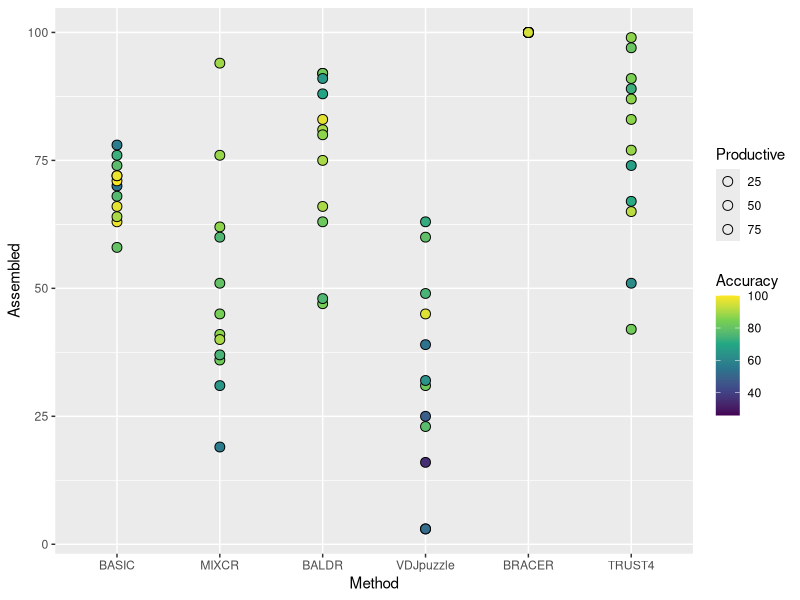
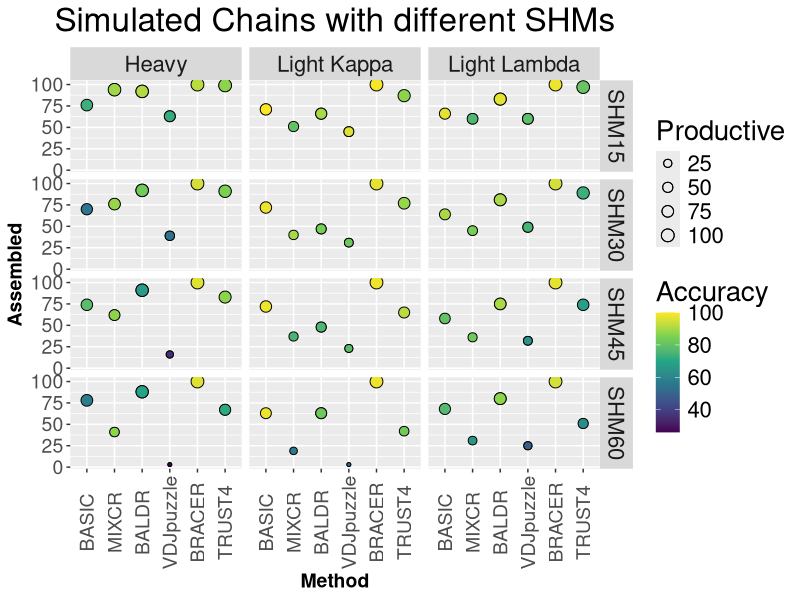
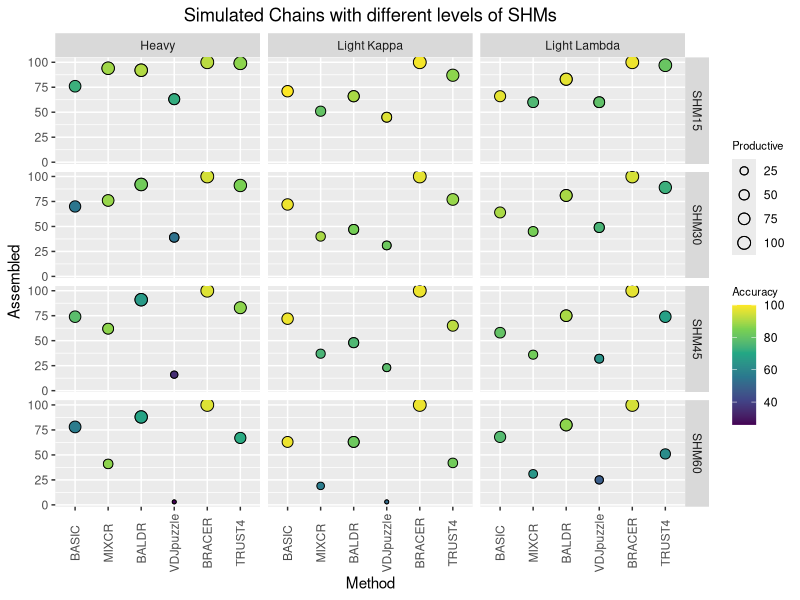
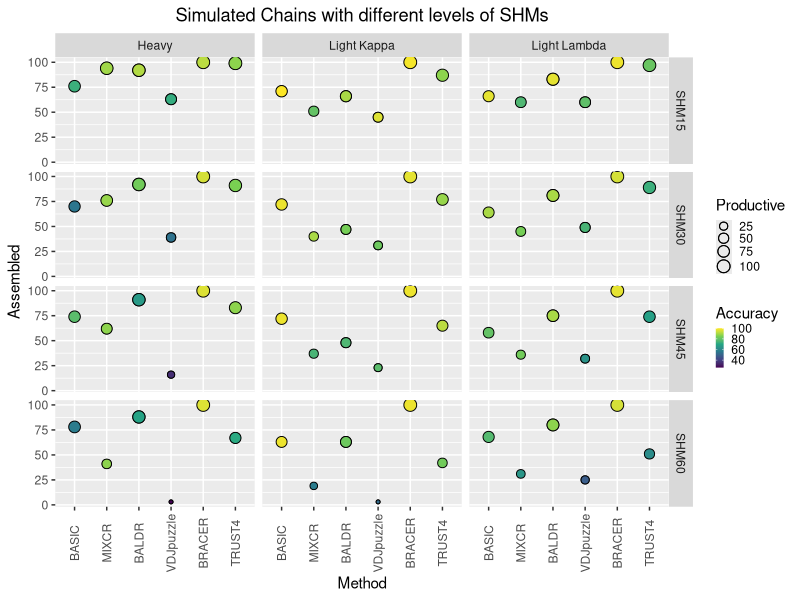
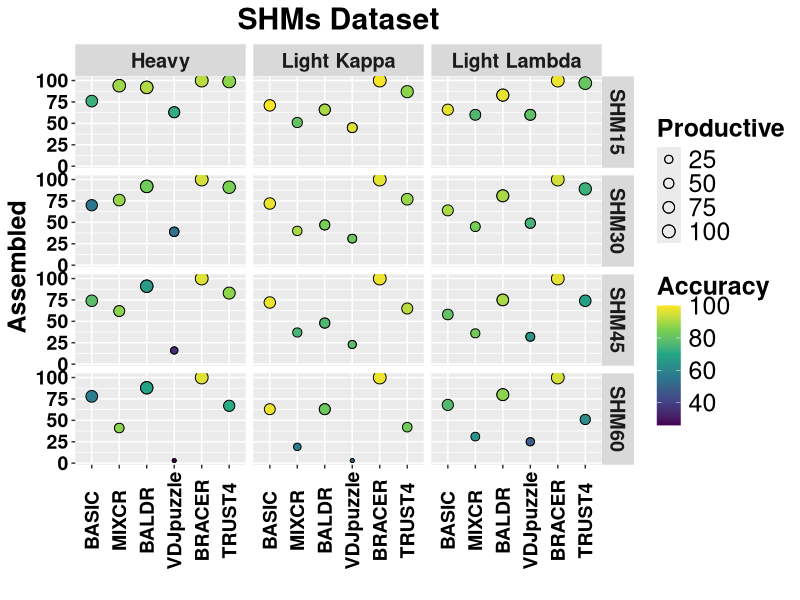

Generate these figures, in order, with R:

#Reproduction figure 4

rm(list = ls())
library(ggplot2)
library(tidyr)
library(dplyr)
library("RColorBrewer")

#input file is within this folder
accuracy <- read.table("Master_Table_shm.tsv",header=T,sep="\t")
head(accuracy)
colnames(accuracy)[1] <- "SHMs"
accuracy$SHMs <- factor(accuracy$SHMs, levels=c("SHM15", "SHM30", "SHM45", "SHM60"))
accuracy$Chain <- factor(accuracy$Chain, levels=c("Heavy", "Light Kappa","Light Lambda"))
accuracy$Method <- factor(accuracy$Method, levels=c("BASIC", "MIXCR", "BALDR", "VDJpuzzle","BRACER","TRUST4"))
accuracy$Percentage_Assembled <- (accuracy$Assembled/accuracy$Total_chains)*100
accuracy$Percentage_Productive <- (accuracy$Productive/accuracy$Total_chains)*100
accuracy$Accuracy <- as.numeric(accuracy$Accuracy)*100
accuracy$Percentage_Assembled <- as.numeric(accuracy$Percentage_Assembled)
accuracy$Percentage_Productive <- as.numeric(accuracy$Percentage_Productive)

names(accuracy)[3] <- "Assembled_2"
names(accuracy)[4] <- "Assembled"
names(accuracy)[5] <- "Productive_2"
names(accuracy)[6] <- "Productive"
p1 <- ggplot(data = accuracy,
             aes(x = Method, y = Assembled,size=Productive,shape=Accuracy)) +
  geom_point(aes(size = Productive, fill = Accuracy), shape = 21) +
  scale_fill_viridis_c() +
  scale_size_continuous(range = c(3, 3))

p1
# parsing ok but facet labels are on two different rows
p2 <- p1 +
  facet_grid(SHMs ~ Chain)+ 
  theme(axis.text.x=element_text(angle = 90, vjust = 0.5))+ggtitle(label="Simulated Chains with different levels of SHMs")+theme(plot.title = element_text(hjust = 0.5))+
  geom_point(aes(size = Assembled, fill = Accuracy), shape = 21) +
  scale_fill_viridis_c()+  scale_size_continuous(range = c(1, 4))


p2 +theme(axis.text=element_text(size=14),
          axis.title=element_text(size=14,face="bold"))+  theme(plot.title = element_text(hjust = 0.5))+theme(axis.text=element_text(size=14),
                                                                                                              axis.title=element_text(size=14,face="bold"))+ggtitle("Simulated Chains with different SHMs")+theme(text=element_text(size=20)) 
p2 + theme(legend.title = element_text(size = 8))
p2 + theme(legend.key.size = unit(0.2, "cm"))

p2 +theme(axis.text=element_text(size=14),
    axis.title=element_text(size=18,face="bold"))+  theme(plot.title = element_text(hjust = 0.5))+theme(axis.text=element_text(size=14),axis.title=element_text(size=14,face="bold"))+ggtitle("SHMs Dataset")+ xlab("") + ylab(" Assembled") +theme(text=element_text(size=15))+theme(axis.text.x = element_text(face="bold", color="#000001")) + theme(axis.text.y = element_text(face="bold", color="#000001"))+theme(text = element_text(size = 18, face="bold"))+theme(axis.title.y = element_text(size = 18))+theme(legend.text = element_text(size = 18,face="plain"))+theme(legend.title = element_text(size = 18)) 




